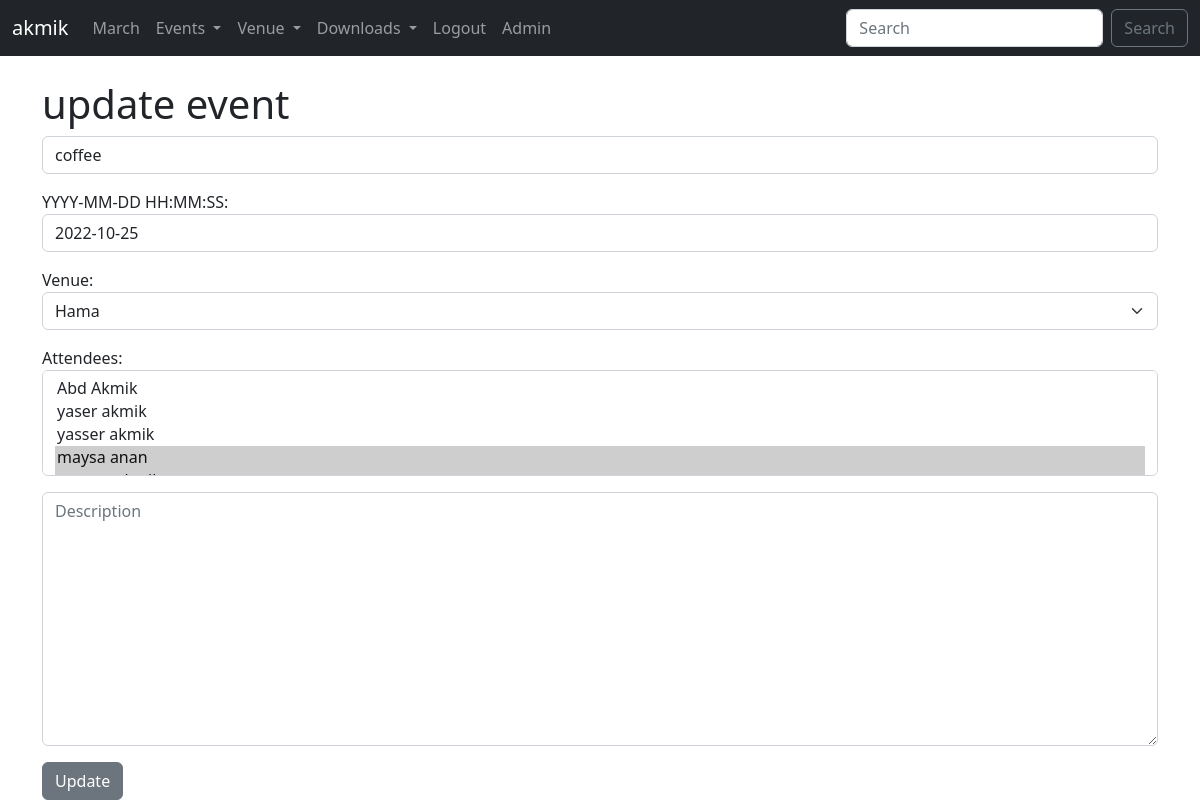
The page /update_event/5/ (signed in) on the database as committed earlier.
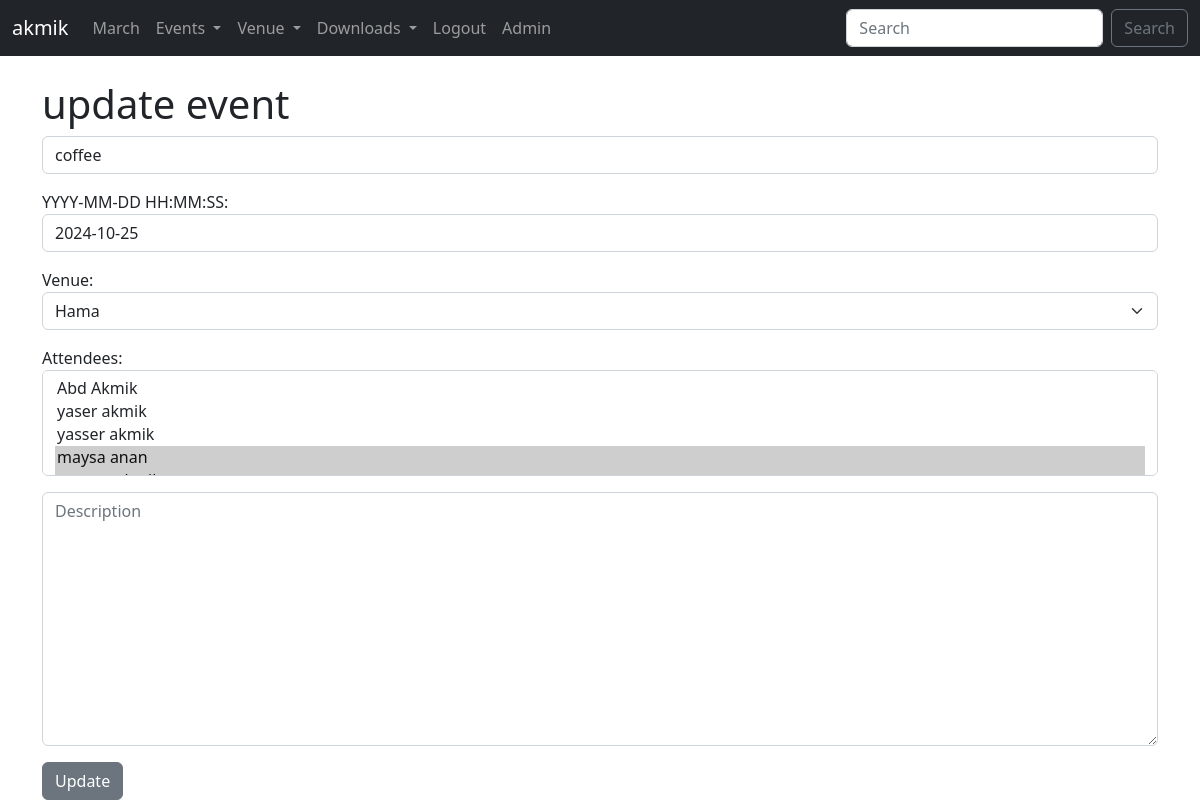
The same page on the database as committed later.
### events/models.py (models this page shows, shortened)
class Event(models.Model):
	name = models.CharField("Event Name", max_length = 120)
	event_date = models.DateTimeField("Event Date")
	venue = models.ForeignKey(Venue, blank=True,null=True,on_delete=models.CASCADE)
	manager = models.ForeignKey(User, blank = True, null = True, on_delete = models.SET_NULL)
	attendees = models.ManyToManyField(MyClubUser, blank=True)
	description = models.TextField(blank=True)
	approved = models.BooleanField('Approved', default=False)

class Venue(models.Model):
	name = models.CharField("Venue Name", max_length=120)
	address = models.CharField(max_length=300)
	zip_code = models.CharField("Zip Code", max_length=15)
	phone = models.CharField("Contact Phone", max_length=25)
	web = models.URLField("Website Address")
	email_address = models.EmailField("Email")
	owner = models.IntegerField('Venue Owner', blank=False, default=1)
	venue_image = models.ImageField(null=True, blank=True, upload_to='images/')
	class Meta: # Go to admin site
		verbose_name_plural = ('Test')
		verbose_name = ('Postion')
		ordering = ('-name',)
	def __str__(self):
		return self.name

### events/views.py (the view)
# urls.py: path("update_event/<event_id>/", views.update_event, name = "update_event"),
def update_event(request, event_id):
	event = Event.objects.get(pk=event_id)
	form = EventForm(request.POST or None, instance=event)
	if form.is_valid():
		form.save()
		return redirect('/list_events/')# name from urls.py
	return render(request, "events/update_event.html",{
		"event" : event,
		"form" : form,
		})

### events/forms.py
class EventForm(ModelForm):
	class Meta:
		model = Event
		fields = ("name", "event_date", "venue", "attendees", "description")
		labels = {
			"name" : "",
			"event_date": "YYYY-MM-DD HH:MM:SS:",
			"venue" : "Venue",
			"attendees" : "Attendees",
			"description" : "",
		}
		widgets = {
			"name" : forms.TextInput(attrs = {'class':'form-control','placeholder':'Event Name'}),
			"event_date": forms.DateInput(attrs = {'class':'form-control','placeholder':'Event Date'}),
			"venue" : forms.Select(attrs = {'class':'form-select','placeholder':'Venue'}),
			"attendees" : forms.SelectMultiple(attrs = {'class':'form-control','placeholder':'Attendees'}),
			"description" : forms.Textarea(attrs = {'class':'form-control','placeholder':'Description'}),
		}

### events/models.py (called while the page is built)
	def __str__(self):
		return self.first_name + ' ' + self.last_name

### events/templates/events/update_event.html (shortened to what this page needs)
{% extends 'events/layout.html' %}
{% block body %}
	{% if user.is_authenticated %}
		{% if user == event.manager %}
	<h1>update event</h1>
	<form action="" method="POST">
		{{form.as_p}}
		<input type="submit" value="Update" name="submit" class="btn btn-secondary">
		{% else %}
			<h2>Access Denied</h2>
			<p>Only the event's Manager can update this event...</p>
			Logged In User: {{ user }}<br>
			Event Manager: {{ event.manager }}
		{% endif %}
	</form>
	{% else %}
		<h1>Sorry! You Must Be Logged In To View This Page...</h1>
		<a href="{% url 'login' %}">Login Here</a>
	{% endif %}
{% endblock %}

Rows that differ between the two databases and show on the page:
changed Event "Hama": event_date "2022-10-25" → "2024-10-25"
